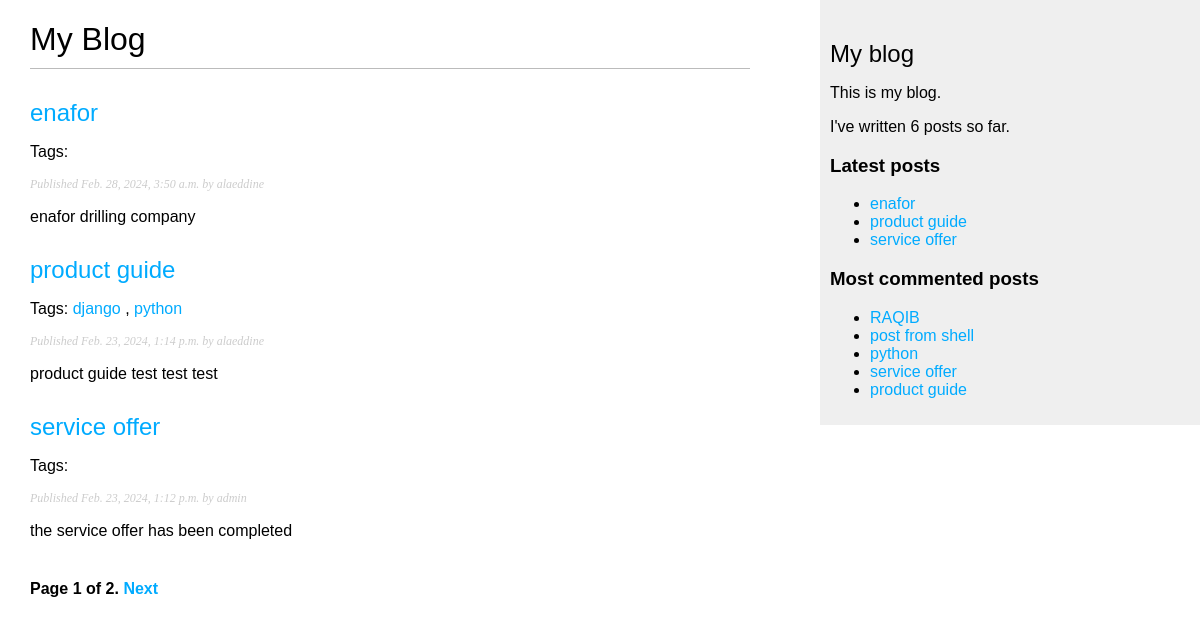
The page / on the database its author committed.
### blog/models.py (models this page shows, shortened)
class Post(models.Model):
    class Status(models.TextChoices):
        DRAFT = 'DF', 'DRAFT'
        PUBLISHED = 'PU', 'PUBLISHED'
    title = models.CharField(max_length=250)
    slug = models.SlugField(max_length=250, unique_for_date='publish')
    author = models.ForeignKey(User,on_delete = models.CASCADE, related_name = 'author_posts')
    body = models.TextField(max_length=10000)
    tags = TaggableManager()
    publish = models.DateTimeField(default= timezone.now)
    created = models.DateTimeField(auto_now_add = True)
    updated = models.DateTimeField(auto_now_add = True)
    status = models.CharField(max_length=2,
                              choices=Status.choices,
                              default=Status.DRAFT)
    objects = models.Manager()
    published = PublishedManger()
    class Meta:
        ordering = ['-publish']
        indexes = [
            models.Index(fields=["-publish"])
        ]
    def get_absolute_url(self):
        return reverse('blog:post_detail', args=[self.publish.year,
                                                self.publish.month,
                                                self.publish.day,
                                                self.slug])

### blog/views.py (the view)
# urls.py: path('',views.post_list,name='post-list'),
def post_list(request,tag_slug=None):
    all_posts = Post.published.all()
    tag = None
    if tag_slug:
        tag = get_object_or_404(Tag, slug=tag_slug)
        all_posts = all_posts.filter(tags__in=[tag])
    paginator = Paginator(all_posts, 3)
    page_number = request.GET.get('page', 1)
    try:
        posts = paginator.page(page_number)
    except PageNotAnInteger:
        posts = paginator.page(1)
    except EmptyPage :
        posts = paginator.page(paginator.num_pages)
    return render(request, 'blog/post/post_list.html',{'posts':posts,'tag': tag})

### blog/models.py (called while the page is built)
    def get_queryset(self):
        return super().get_queryset().filter(status = Post.Status.PUBLISHED)

### blog/templatetags/blog_tags.py (called while the page is built)
@register.simple_tag
def total_posts():
    return Post.published.count()

@register.inclusion_tag('blog/post/latest_posts.html')
def show_latest_posts(count=5):
    latest_posts = Post.published.order_by('-publish')[:count]
    return {'latest_posts': latest_posts}

@register.simple_tag
def get_most_commented_posts(count=5):
    return Post.published.annotate(total_comments=Count('comments')
                                   ).order_by('-total_comments')[:count]

### blog/templates/blog/post/post_list.html (shortened to what this page needs)
{% extends "blog/base.html" %}
{% block content %}
    <h1>My Blog</h1>
    {% for post in posts %}
    <h2>
    <a href="{{ post.get_absolute_url }}">
    {{ post.title }}
    </a>
    </h2>
    <p class="tags">Tags:
        {% for tag in post.tags.all %}
 <a href="{% url "blog:post_list_by_tag" tag.slug %}">
 {{ tag.name }}
 </a>
 {% if not forloop.last %}, {% endif %}
 {% endfor %}
    <p class="date">
    Published {{ post.publish }} by {{ post.author }}
    </p>
    {{ post.body|truncatewords:30|linebreaks }}
    {% endfor %}
    {% include "pagination.html" with page=posts %}
{% endblock %}

### blog/templates/blog/base.html (shortened to what this page needs)
{% load blog_tags %}
{% load static %}
<!DOCTYPE html>
<html>
<head>
    <link href="{% static "css/blog.css" %}" rel="stylesheet">
</head>
<body>
   <div id="content">
           {% block content %}
        {% endblock %}
    </div>
    <div id="sidebar">
        <h2>My blog</h2>
            <p>This is my blog.</p>
            I've written {% total_posts %} posts so far.
            <h3>Latest posts</h3>
                {% show_latest_posts 3 %}
                <h3>Most commented posts</h3>
                {% get_most_commented_posts as most_commented_posts %}
                <ul>
                {% for post in most_commented_posts %}
                <li>
                <a href="{{ post.get_absolute_url }}">{{ post.title }}</a>
                </li>
                {% endfor %}
                </ul>
   </div>
</body>
</html>

### blog/templates/blog/post/latest_posts.html
<ul>
    {% for post in latest_posts %}
    <li>
    <a href="{{ post.get_absolute_url }}">{{ post.title }}</a>
    </li>
    {% endfor %}
   </ul>

### blog/static/css/blog.css (style rules this page uses)
body { margin:0; padding:0; font-family:helvetica, sans-serif; }
a { color:#00abff; text-decoration:none; }
h1 { font-weight:normal; border-bottom:1px solid #bbb; padding:0 0 10px 0; }
h2 { font-weight:normal; margin:30px 0 0; }
#content { float:left; width:60%; padding:0 0 0 30px; }
#sidebar { float:right; width:30%; padding:10px; background:#efefef; height:100%; }
p.date { color:#ccc; font-family: georgia, serif; font-size: 12px; font-style: italic; }

### rows shown on the page
Post: title "enafor", publish "Feb. 28, 2024, 3:50 a.m.", author "alaeddine", body "enafor drilling company"
Post: title "product guide", publish "Feb. 23, 2024, 1:14 p.m.", author "alaeddine", body "product guide test test test"
Tag: name "django"
Tag: name "python"
Post: title "service offer", publish "Feb. 23, 2024, 1:12 p.m.", author "admin", body "the service offer has been completed"
Post: title "RAQIB"
Post: title "post from shell"
Post: title "python"

### other values the page prints
{{ page.number }} "1"
{{ page.paginator.num_pages }} "2"
